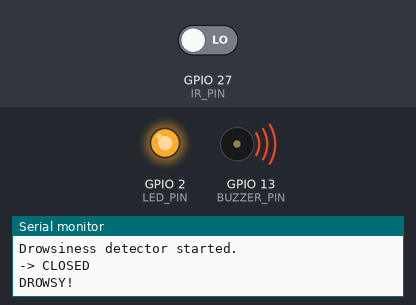
The sketch below on a simulated ESP32. On the bench: output pins drawn as LEDs (lit = HIGH), buzzer (waves = sounding, pin HIGH), the last lines printed to the serial monitor. Inputs (shaded band) come from the test bench; at power-on: GPIO 27 (IR_PIN) LOW.

Above: at 1.7 s.
1.8 s: GPIO 27 (IR_PIN) driven HIGH
At 2.7 s:
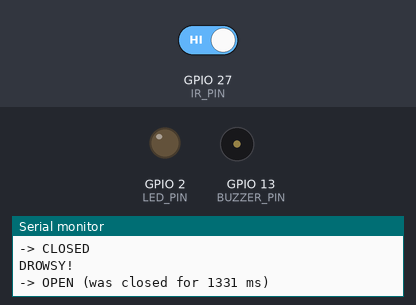
3.3 s: GPIO 27 (IR_PIN) driven LOW
At 4.5 s:
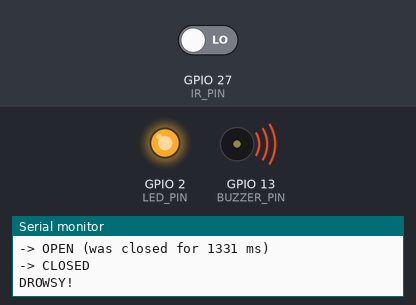
Timing chart, 0 to 12.3 s (numbered marks = the images above; inputs shaded):
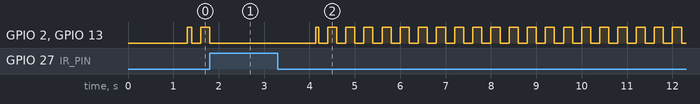

Measured:
- after the input at 1.8 s, GPIO 2 (LED_PIN), GPIO 13 (BUZZER_PIN): goes on until 1.8 s, then stays LOW
- after the input at 3.3 s, GPIO 2 (LED_PIN), GPIO 13 (BUZZER_PIN): LOW → HIGH after 0.83 s, then repeats every 0.40 s: LOW 0.20 s, HIGH 0.20 s

The sketch:

eye_sensor.ino
```cpp
const int IR_PIN     = 27;
const int LED_PIN    = 2;              // onboard LED
const int BUZZER_PIN = 13;             // buzzer + goes to D13

const bool CLOSED_IS_LOW   = true;     // LOW = eyelid detected
const bool PASSIVE_BUZZER  = false;    // set true if your buzzer only clicks

const unsigned long DROWSY_MS   = 800; // closed longer than this = drowsy
const unsigned long DEBOUNCE_MS = 30;

bool eyeClosed = false;
bool alerted = false;
unsigned long closedStart = 0;

bool lastRaw = false;
bool stableState = false;
unsigned long lastChange = 0;

bool readClosed() {
  bool pinState = digitalRead(IR_PIN);
  return CLOSED_IS_LOW ? (pinState == LOW) : (pinState == HIGH);
}

// Drives the buzzer. Call every loop with true (sound) or false (silent).
void buzzerUpdate(bool on) {
  static bool pinLevel = false;
  static unsigned long lastToggle = 0;

  if (!on) {
    digitalWrite(BUZZER_PIN, LOW);
    pinLevel = false;
    return;
  }

  if (PASSIVE_BUZZER) {
    // ~2 kHz square wave
    if (micros() - lastToggle >= 250) {
      lastToggle = micros();
      pinLevel = !pinLevel;
      digitalWrite(BUZZER_PIN, pinLevel);
    }
  } else {
    digitalWrite(BUZZER_PIN, HIGH);
  }
}

void setup() {
  Serial.begin(115200);
  pinMode(IR_PIN, INPUT);
  pinMode(LED_PIN, OUTPUT);
  pinMode(BUZZER_PIN, OUTPUT);
  digitalWrite(BUZZER_PIN, LOW);

  delay(500);
  Serial.println("Drowsiness detector started.");
  stableState = readClosed();
  lastRaw = stableState;
}

void loop() {
  // Debounce the sensor
  bool raw = readClosed();
  if (raw != lastRaw) {
    lastRaw = raw;
    lastChange = millis();
  }
  bool closedNow = (millis() - lastChange > DEBOUNCE_MS) ? raw : stableState;

  if (closedNow && !eyeClosed) {
    eyeClosed = true;
    closedStart = millis();
    Serial.println("-> CLOSED");
  } else if (!closedNow && eyeClosed) {
    eyeClosed = false;
    alerted = false;
    digitalWrite(LED_PIN, LOW);
    Serial.print("-> OPEN (was closed for ");
    Serial.print(millis() - closedStart);
    Serial.println(" ms)");
  }
  stableState = closedNow;

  // Alert: beep in 200 ms on/off pulses while drowsy
  bool drowsy = eyeClosed && (millis() - closedStart > DROWSY_MS);

  if (drowsy) {
    if (!alerted) {
      Serial.println("DROWSY!");
      alerted = true;
    }
    bool beepPhase = (millis() / 200) % 2 == 0;
    digitalWrite(LED_PIN, beepPhase);
    buzzerUpdate(beepPhase);
  } else {
    buzzerUpdate(false);
  }
}
```
